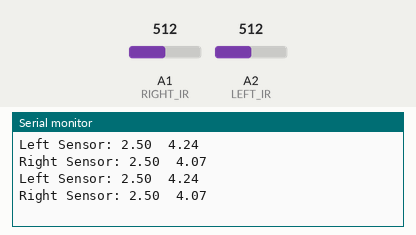
Recording of a sketch running on a simulated Arduino Mega 2560, built with avr-gcc and run on an emulated ATmega2560. On the bench: the last lines printed to the serial monitor. The test bench sets the inputs (shaded band); at power-on: A1 (RIGHT_IR) = 512, A2 (LEFT_IR) = 512.

Above: at 1.8 s.
1.9 s: A1 (RIGHT_IR) set to 0
At 2.8 s:
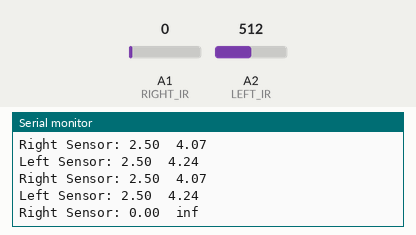
4.5 s: A2 (LEFT_IR) set to 0
At 5.8 s:
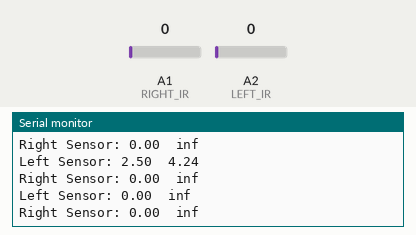
7.5 s: A1 (RIGHT_IR) set to 122
At 8.5 s:
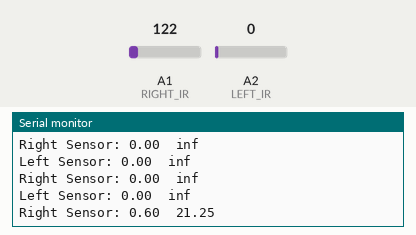
9.0 s: A2 (LEFT_IR) set to 122
At 9.4 s:
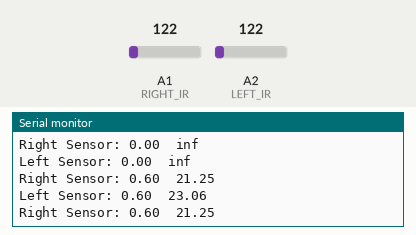

Measured:
- after the input at 1.9 s, the serial monitor: prints a new line after 0.13 s (image 1)
- after the input at 4.5 s, the serial monitor: prints a new line after 0.51 s (image 2)
- after the input at 7.5 s, the serial monitor: prints a new line after 0.54 s (image 3)
- after the input at 9.0 s, the serial monitor: prints a new line at once (image 4)

The sketch:

SensorCalibration.ino
```cpp
#define MEGA
#define RIGHT_IR A1 //Right IR Rangefinder Pin
#define LEFT_IR A2 //Left IR Rangefinder Pin

double leftIRVolt = 0;
double rightIRVolt = 0;
double leftDist = 0;
double rightDist = 0;

void setup() {
  // put your setup code here, to run once:
  Serial.begin(9600);
}

void loop() {
  Serial.print("Left Sensor: ");
  leftIRVolt = (analogRead(LEFT_IR))*5.0/1023.0;
  leftDist = pow(leftIRVolt,-1.1809)*12.52;
  Serial.print(leftIRVolt);
  Serial.print("\t");
  Serial.println(leftDist);
  Serial.print("Right Sensor: ");
  rightIRVolt = (analogRead(RIGHT_IR))*5.0/1023.0;
  rightDist = pow(rightIRVolt,-1.1528)*11.71;
  Serial.print(rightIRVolt);
  Serial.print("\t");
  Serial.println(rightDist);
  delay(1000);
}
```
